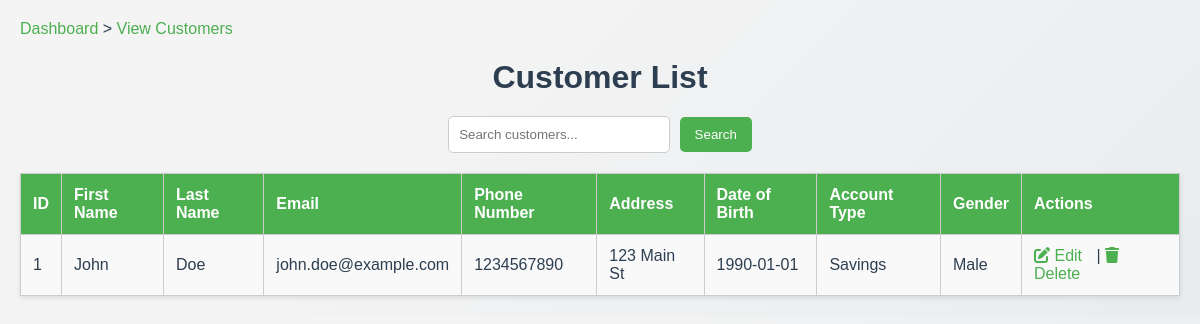
The app's page /customers/view_customers.php with its own data.
### tables this page shows
CREATE TABLE `customers` (
  `customer_id` INT NOT NULL AUTO_INCREMENT,
  `first_name` VARCHAR(100) DEFAULT NULL,
  `last_name` VARCHAR(100) DEFAULT NULL,
  `gender` ENUM('Male','Female','Other') DEFAULT NULL,
  `email` VARCHAR(100) DEFAULT NULL,
  `phone_number` VARCHAR(15) DEFAULT NULL,
  `address` TEXT,
  `date_of_birth` DATE DEFAULT NULL,
  `account_type` ENUM('Savings','Current','Fixed Deposit') NOT NULL,
  PRIMARY KEY (`customer_id`),
  UNIQUE KEY `email` (`email`)
);

### customers/view_customers.php (the view, shortened to what this page needs)
<?php
include '../db_connect.php';
$search_query = '';
$sql = "SELECT * FROM customers";
$result = $conn->query($sql);
?>
<!DOCTYPE html>
<html lang="en">
<head>
    <link rel="stylesheet" href="https://cdnjs.cloudflare.com/ajax/libs/font-awesome/6.0.0-beta3/css/all.min.css">
</head>
<body>
<div class="breadcrumbs">
    <a href="../index.php">Dashboard</a> > <a href="view_customers.php">View Customers</a>
</div>
<h1>Customer List</h1>
<div class="search-container">
    <form method="POST" action="">
        <input type="text" name="search_query" placeholder="Search customers..." value="<?php echo htmlspecialchars($search_query); ?>">
        <input type="submit" name="search" value="Search">
    </form>
</div>
<table>
    <tr>
        <th>ID</th>
        <th>First Name</th>
        <th>Last Name</th>
        <th>Email</th>
        <th>Phone Number</th>
        <th>Address</th>
        <th>Date of Birth</th>
        <th>Account Type</th>
        <th>Gender</th>
        <th>Actions</th>
    </tr>
    <?php
    if ($result && $result->num_rows > 0) {
        while ($row = $result->fetch_assoc()) {
            echo "<tr>
                    <td>" . htmlspecialchars($row['customer_id'] ?? '') . "</td>
                    <td>" . htmlspecialchars($row['first_name'] ?? '') . "</td>
                    <td>" . htmlspecialchars($row['last_name'] ?? '') . "</td>
                    <td>" . htmlspecialchars($row['email'] ?? '') . "</td>
                    <td>" . htmlspecialchars($row['phone_number'] ?? '') . "</td>
                    <td>" . htmlspecialchars($row['address'] ?? '') . "</td>
                    <td>" . htmlspecialchars($row['date_of_birth'] ?? '') . "</td>
                    <td>" . htmlspecialchars($row['account_type'] ?? '') . "</td>
                    <td>" . htmlspecialchars($row['gender'] ?? '') . "</td>
                    <td>
                        <a href='edit_customer.php?id=" . $row['customer_id'] . "'>
                            <i class='fas fa-edit'></i> Edit
                        </a> |
                        <a href='delete_customer.php?id=" . $row['customer_id'] . "' onclick='return confirm(\"Are you sure you want to delete this customer?\")'>
                            <i class='fas fa-trash'></i> Delete
                        </a>
                    </td>
                </tr>";
        }
    } else {
        echo "<tr><td colspan='10'>No customers found</td></tr>";
    }
    ?>
</table>
</body>
</html>

### customers/view_customers.php (style rules this page uses)
body { font-family: 'Poppins', sans-serif; background: linear-gradient(135deg, #f4f4f4 30%, #e9ecef 100%); color: #2c3e50; margin: 0; padding: 20px; }
h1 { text-align: center; margin-bottom: 20px; }
a { color: #4CAF50; text-decoration: none; transition: color 0.3s; }
table { width: 100%; border-collapse: collapse; margin-top: 20px; box-shadow: 0 2px 5px rgba(0, 0, 0, 0.1); background-color: white; }
table, th, td { border: 1px solid #ccc; }
th, td { padding: 12px; text-align: left; }
th { background-color: #4CAF50; color: white; }
tr:nth-child(even) { background-color: #f9f9f9; }
td a { color: #4CAF50; margin-right: 10px; }
.search-container { text-align: center; margin-bottom: 20px; }
.search-container input[type="text"] { padding: 10px; width: 200px; border: 1px solid #ccc; border-radius: 5px; }
.search-container input[type="submit"] { padding: 10px 15px; border: none; border-radius: 5px; background-color: #4CAF50; color: white; cursor: pointer; margin-left: 5px; }

### records on screen
customers: customer_id "1", first_name "John", last_name "Doe", email "john.doe@example.com", phone_number "1234567890", address "123 Main St", date_of_birth "1990-01-01", account_type "Savings", gender "Male"
